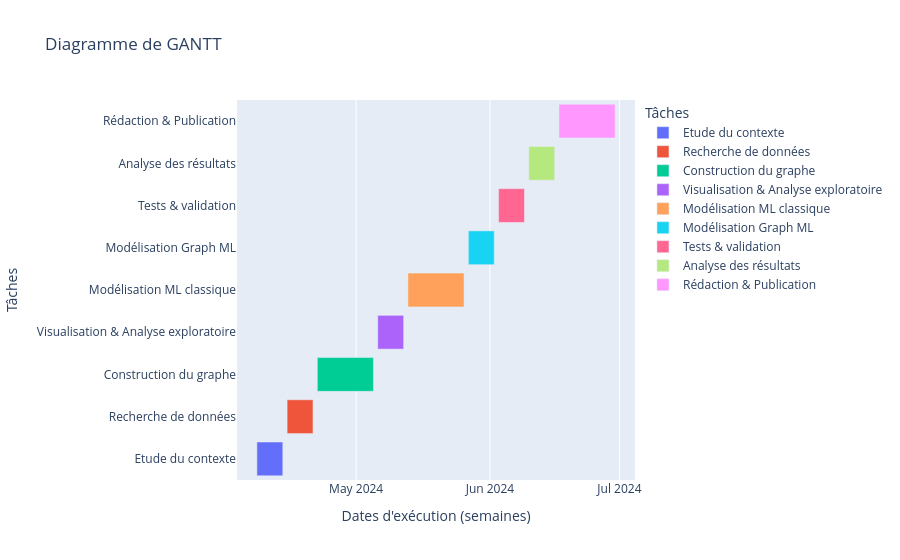

Notebook source saved alongside this figure:
### Code cell
# Définition des tâches et durées
data = {
    "Tâches": [
        "Etude du contexte",
        "Recherche de données",
        "Construction du graphe",
        "Visualisation & Analyse exploratoire",
        "Modélisation ML classique",
        "Modélisation Graph ML",
        "Tests & validation",
        "Analyse des résultats",
        "Rédaction & Publication"
    ],
    "Début": ["2024-04-08", "2024-04-15", "2024-04-22", "2024-05-06",
              "2024-05-13", "2024-05-27", "2024-06-03", "2024-06-10", "2024-06-17"],
    "Fin": ["2024-04-14", "2024-04-21", "2024-05-05", "2024-05-12",
            "2024-05-26", "2024-06-02", "2024-06-09", "2024-06-16", "2024-06-30"]
}

df = pd.DataFrame(data)
title = "Diagramme de GANTT"
xaxis_title = "Dates d'exécution (semaines)"
yaxis_title = "Tâches à réaliser"

def gantt_diagram (df, title=None, xaxis_title=None, yaxis_title=None):
        
        """

        Il s'agit d'une fonction qui permet de générer un Diagramme de GANTT 
        montrant l'agencement du projet.

        """

        fig = px.timeline(df, x_start="Début", x_end="Fin", y="Tâches", color="Tâches",
            title=title, labels={"Task": yaxis_title})
        fig.update_yaxes(autorange="reversed")
        fig.update_layout(xaxis_title=xaxis_title)
        fig.show()
        

    
    # Création du Gantt chart


gantt_diagram(df, title=title, xaxis_title=xaxis_title, yaxis_title=yaxis_title)

### Figure 1 — Plotly figure (JSON) as saved in the notebook; plotly's stock layout.template omitted (floating-point values rounded to 4 significant figures)
{"data": [{"alignmentgroup": "True", "base": ["2024-04-08"], "hovertemplate": "Tâches=%{y}<br>Début=%{base}<br>Fin=%{x}<extra></extra>", "legendgroup": "Etude du contexte", "marker": {"color": "#636efa", "pattern": {"shape": ""}}, "name": "Etude du contexte", "offsetgroup": "Etude du contexte", "orientation": "h", "showlegend": true, "textposition": "auto", "type": "bar", "x": [518400000], "xaxis": "x", "y": ["Etude du contexte"], "yaxis": "y"}, {"alignmentgroup": "True", "base": ["2024-04-15"], "hovertemplate": "Tâches=%{y}<br>Début=%{base}<br>Fin=%{x}<extra></extra>", "legendgroup": "Recherche de données", "marker": {"color": "#EF553B", "pattern": {"shape": ""}}, "name": "Recherche de données", "offsetgroup": "Recherche de données", "orientation": "h", "showlegend": true, "textposition": "auto", "type": "bar", "x": [518400000], "xaxis": "x", "y": ["Recherche de données"], "yaxis": "y"}, {"alignmentgroup": "True", "base": ["2024-04-22"], "hovertemplate": "Tâches=%{y}<br>Début=%{base}<br>Fin=%{x}<extra></extra>", "legendgroup": "Construction du graphe", "marker": {"color": "#00cc96", "pattern": {"shape": ""}}, "name": "Construction du graphe", "offsetgroup": "Construction du graphe", "orientation": "h", "showlegend": true, "textposition": "auto", "type": "bar", "x": [1123200000], "xaxis": "x", "y": ["Construction du graphe"], "yaxis": "y"}, {"alignmentgroup": "True", "base": ["2024-05-06"], "hovertemplate": "Tâches=%{y}<br>Début=%{base}<br>Fin=%{x}<extra></extra>", "legendgroup": "Visualisation & Analyse exploratoire", "marker": {"color": "#ab63fa", "pattern": {"shape": ""}}, "name": "Visualisation & Analyse exploratoire", "offsetgroup": "Visualisation & Analyse exploratoire", "orientation": "h", "showlegend": true, "textposition": "auto", "type": "bar", "x": [518400000], "xaxis": "x", "y": ["Visualisation & Analyse exploratoire"], "yaxis": "y"}, {"alignmentgroup": "True", "base": ["2024-05-13"], "hovertemplate": "Tâches=%{y}<br>Début=%{base}<br>Fin=%{x}<extra></extra>", "legendgroup": "Modélisation ML classique", "marker": {"color": "#FFA15A", "pattern": {"shape": ""}}, "name": "Modélisation ML classique", "offsetgroup": "Modélisation ML classique", "orientation": "h", "showlegend": true, "textposition": "auto", "type": "bar", "x": [1123200000], "xaxis": "x", "y": ["Modélisation ML classique"], "yaxis": "y"}, {"alignmentgroup": "True", "base": ["2024-05-27"], "hovertemplate": "Tâches=%{y}<br>Début=%{base}<br>Fin=%{x}<extra></extra>", "legendgroup": "Modélisation Graph ML", "marker": {"color": "#19d3f3", "pattern": {"shape": ""}}, "name": "Modélisation Graph ML", "offsetgroup": "Modélisation Graph ML", "orientation": "h", "showlegend": true, "textposition": "auto", "type": "bar", "x": [518400000], "xaxis": "x", "y": ["Modélisation Graph ML"], "yaxis": "y"}, {"alignmentgroup": "True", "base": ["2024-06-03"], "hovertemplate": "Tâches=%{y}<br>Début=%{base}<br>Fin=%{x}<extra></extra>", "legendgroup": "Tests & validation", "marker": {"color": "#FF6692", "pattern": {"shape": ""}}, "name": "Tests & validation", "offsetgroup": "Tests & validation", "orientation": "h", "showlegend": true, "textposition": "auto", "type": "bar", "x": [518400000], "xaxis": "x", "y": ["Tests & validation"], "yaxis": "y"}, {"alignmentgroup": "True", "base": ["2024-06-10"], "hovertemplate": "Tâches=%{y}<br>Début=%{base}<br>Fin=%{x}<extra></extra>", "legendgroup": "Analyse des résultats", "marker": {"color": "#B6E880", "pattern": {"shape": ""}}, "name": "Analyse des résultats", "offsetgroup": "Analyse des résultats", "orientation": "h", "showlegend": true, "textposition": "auto", "type": "bar", "x": [518400000], "xaxis": "x", "y": ["Analyse des résultats"], "yaxis": "y"}, {"alignmentgroup": "True", "base": ["2024-06-17"], "hovertemplate": "Tâches=%{y}<br>Début=%{base}<br>Fin=%{x}<extra></extra>", "legendgroup": "Rédaction & Publication", "marker": {"color": "#FF97FF", "pattern": {"shape": ""}}, "name": "Rédaction & Publication", "offsetgroup": "Rédaction & Publication", "orientation": "h", "showlegend": true, "textposition": "auto", "type": "bar", "x": [1123200000], "xaxis": "x", "y": ["Rédaction & Publication"], "yaxis": "y"}], "layout": {"barmode": "overlay", "legend": {"title": {"text": "Tâches"}, "tracegroupgap": 0}, "title": {"text": "Diagramme de GANTT"}, "xaxis": {"anchor": "y", "domain": [0, 1], "title": {"text": "Dates d'exécution (semaines)"}, "type": "date"}, "yaxis": {"anchor": "x", "autorange": "reversed", "categoryarray": ["Rédaction & Publication", "Analyse des résultats", "Tests & validation", "Modélisation Graph ML", "Modélisation ML classique", "Visualisation & Analyse exploratoire", "Construction du graphe", "Recherche de données", "Etude du contexte"], "categoryorder": "array", "domain": [0, 1], "title": {"text": "Tâches"}}}}
